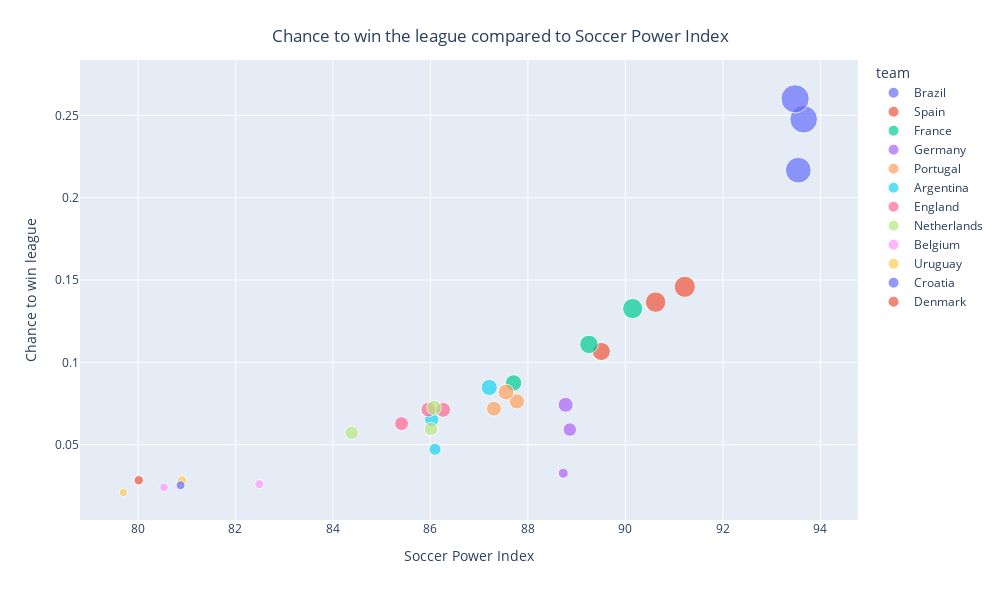

Source (notebook cell):
### Code cell
dfg = df_world_cup.groupby(['team', 'win_league','spi']).size().to_frame().sort_values(['spi'], ascending = False).head(30).reset_index()

fig = px.scatter(dfg, x="spi", y = "win_league",size='win_league', color="team", labels={'spi':'Soccer Power Index', 'win_league':'Chance to win league'}, width=1000, height=600)

fig.update_layout(
    title={
        'text': "Chance to win the league compared to Soccer Power Index",
        'y':0.95,
        'x':0.5,
        'xanchor': 'center',
        'yanchor': 'top'})


fig.show()

# Germany clear outlier :D

### Figure 1 — Plotly figure (JSON) as saved in the notebook; plotly's stock layout.template omitted (floating-point values rounded to 4 significant figures)
{"data": [{"hovertemplate": "team=Brazil<br>Soccer Power Index=%{x}<br>Chance to win league=%{marker.size}<extra></extra>", "legendgroup": "Brazil", "marker": {"color": "#636efa", "size": [0.2476, 0.2167, 0.26], "sizemode": "area", "sizeref": 0.00065, "symbol": "circle"}, "mode": "markers", "name": "Brazil", "orientation": "v", "showlegend": true, "x": [93.66, 93.55, 93.48], "xaxis": "x", "y": [0.2476, 0.2167, 0.26], "yaxis": "y", "type": "scatter"}, {"hovertemplate": "team=Spain<br>Soccer Power Index=%{x}<br>Chance to win league=%{marker.size}<extra></extra>", "legendgroup": "Spain", "marker": {"color": "#EF553B", "size": [0.1459, 0.1366, 0.1066], "sizemode": "area", "sizeref": 0.00065, "symbol": "circle"}, "mode": "markers", "name": "Spain", "orientation": "v", "showlegend": true, "x": [91.22, 90.62, 89.51], "xaxis": "x", "y": [0.1459, 0.1366, 0.1066], "yaxis": "y", "type": "scatter"}, {"hovertemplate": "team=France<br>Soccer Power Index=%{x}<br>Chance to win league=%{marker.size}<extra></extra>", "legendgroup": "France", "marker": {"color": "#00cc96", "size": [0.1327, 0.1109, 0.0875], "sizemode": "area", "sizeref": 0.00065, "symbol": "circle"}, "mode": "markers", "name": "France", "orientation": "v", "showlegend": true, "x": [90.15, 89.25, 87.71], "xaxis": "x", "y": [0.1327, 0.1109, 0.0875], "yaxis": "y", "type": "scatter"}, {"hovertemplate": "team=Germany<br>Soccer Power Index=%{x}<br>Chance to win league=%{marker.size}<extra></extra>", "legendgroup": "Germany", "marker": {"color": "#ab63fa", "size": [0.05919, 0.07425, 0.03269], "sizemode": "area", "sizeref": 0.00065, "symbol": "circle"}, "mode": "markers", "name": "Germany", "orientation": "v", "showlegend": true, "x": [88.86, 88.77, 88.73], "xaxis": "x", "y": [0.05919, 0.07425, 0.03269], "yaxis": "y", "type": "scatter"}, {"hovertemplate": "team=Portugal<br>Soccer Power Index=%{x}<br>Chance to win league=%{marker.size}<extra></extra>", "legendgroup": "Portugal", "marker": {"color": "#FFA15A", "size": [0.07629, 0.08195, 0.07188], "sizemode": "area", "sizeref": 0.00065, "symbol": "circle"}, "mode": "markers", "name": "Portugal", "orientation": "v", "showlegend": true, "x": [87.77, 87.55, 87.3], "xaxis": "x", "y": [0.07629, 0.08195, 0.07188], "yaxis": "y", "type": "scatter"}, {"hovertemplate": "team=Argentina<br>Soccer Power Index=%{x}<br>Chance to win league=%{marker.size}<extra></extra>", "legendgroup": "Argentina", "marker": {"color": "#19d3f3", "size": [0.08476, 0.04724, 0.06528], "sizemode": "area", "sizeref": 0.00065, "symbol": "circle"}, "mode": "markers", "name": "Argentina", "orientation": "v", "showlegend": true, "x": [87.21, 86.09, 86.03], "xaxis": "x", "y": [0.08476, 0.04724, 0.06528], "yaxis": "y", "type": "scatter"}, {"hovertemplate": "team=England<br>Soccer Power Index=%{x}<br>Chance to win league=%{marker.size}<extra></extra>", "legendgroup": "England", "marker": {"color": "#FF6692", "size": [0.07118, 0.07136, 0.06282], "sizemode": "area", "sizeref": 0.00065, "symbol": "circle"}, "mode": "markers", "name": "England", "orientation": "v", "showlegend": true, "x": [86.26, 85.96, 85.41], "xaxis": "x", "y": [0.07118, 0.07136, 0.06282], "yaxis": "y", "type": "scatter"}, {"hovertemplate": "team=Netherlands<br>Soccer Power Index=%{x}<br>Chance to win league=%{marker.size}<extra></extra>", "legendgroup": "Netherlands", "marker": {"color": "#B6E880", "size": [0.07245, 0.0596, 0.05723], "sizemode": "area", "sizeref": 0.00065, "symbol": "circle"}, "mode": "markers", "name": "Netherlands", "orientation": "v", "showlegend": true, "x": [86.07, 86.01, 84.38], "xaxis": "x", "y": [0.07245, 0.0596, 0.05723], "yaxis": "y", "type": "scatter"}, {"hovertemplate": "team=Belgium<br>Soccer Power Index=%{x}<br>Chance to win league=%{marker.size}<extra></extra>", "legendgroup": "Belgium", "marker": {"color": "#FF97FF", "size": [0.02608, 0.02415], "sizemode": "area", "sizeref": 0.00065, "symbol": "circle"}, "mode": "markers", "name": "Belgium", "orientation": "v", "showlegend": true, "x": [82.49, 80.54], "xaxis": "x", "y": [0.02608, 0.02415], "yaxis": "y", "type": "scatter"}, {"hovertemplate": "team=Uruguay<br>Soccer Power Index=%{x}<br>Chance to win league=%{marker.size}<extra></extra>", "legendgroup": "Uruguay", "marker": {"color": "#FECB52", "size": [0.02828, 0.02099], "sizemode": "area", "sizeref": 0.00065, "symbol": "circle"}, "mode": "markers", "name": "Uruguay", "orientation": "v", "showlegend": true, "x": [80.9, 79.7], "xaxis": "x", "y": [0.02828, 0.02099], "yaxis": "y", "type": "scatter"}, {"hovertemplate": "team=Croatia<br>Soccer Power Index=%{x}<br>Chance to win league=%{marker.size}<extra></extra>", "legendgroup": "Croatia", "marker": {"color": "#636efa", "size": [0.0254], "sizemode": "area", "sizeref": 0.00065, "symbol": "circle"}, "mode": "markers", "name": "Croatia", "orientation": "v", "showlegend": true, "x": [80.87], "xaxis": "x", "y": [0.0254], "yaxis": "y", "type": "scatter"}, {"hovertemplate": "team=Denmark<br>Soccer Power Index=%{x}<br>Chance to win league=%{marker.size}<extra></extra>", "legendgroup": "Denmark", "marker": {"color": "#EF553B", "size": [0.02842], "sizemode": "area", "sizeref": 0.00065, "symbol": "circle"}, "mode": "markers", "name": "Denmark", "orientation": "v", "showlegend": true, "x": [80.02], "xaxis": "x", "y": [0.02842], "yaxis": "y", "type": "scatter"}], "layout": {"xaxis": {"anchor": "y", "domain": [0.0, 1.0], "title": {"text": "Soccer Power Index"}}, "yaxis": {"anchor": "x", "domain": [0.0, 1.0], "title": {"text": "Chance to win league"}}, "legend": {"title": {"text": "team"}, "tracegroupgap": 0, "itemsizing": "constant"}, "margin": {"t": 60}, "height": 600, "width": 1000, "title": {"text": "Chance to win the league compared to Soccer Power Index", "y": 0.95, "x": 0.5, "xanchor": "center", "yanchor": "top"}}}
